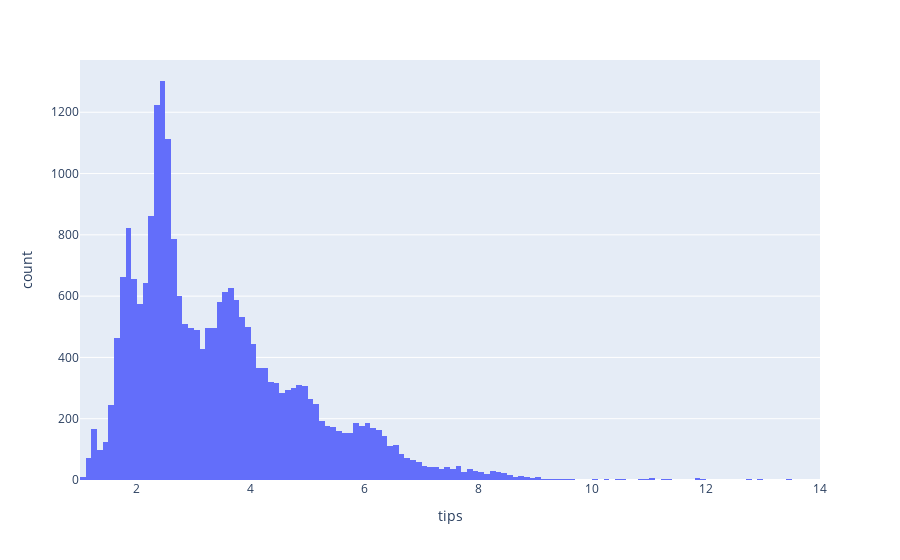

The notebook cell this image was saved under:
### Markdown cell above
# *Gráficos con plotly*

### Code cell
fig = px.histogram(df, x="tips")
fig.show()

### Figure 1 — Plotly figure (JSON) as saved in the notebook; plotly's stock layout.template omitted (floating-point values rounded to 4 significant figures; data arrays with more than 128 entries replaced by an {"elided": "..."} marker saying what was removed)
{"data": [{"bingroup": "x", "hovertemplate": "tips=%{x}<br>count=%{y}<extra></extra>", "legendgroup": "", "marker": {"color": "#636efa", "pattern": {"shape": ""}}, "name": "", "orientation": "v", "showlegend": false, "type": "histogram", "x": {"elided": "23779 float values"}, "xaxis": "x", "yaxis": "y"}], "layout": {"barmode": "relative", "legend": {"tracegroupgap": 0}, "margin": {"t": 60}, "xaxis": {"anchor": "y", "domain": [0, 1], "title": {"text": "tips"}}, "yaxis": {"anchor": "x", "domain": [0, 1], "title": {"text": "count"}}}}
